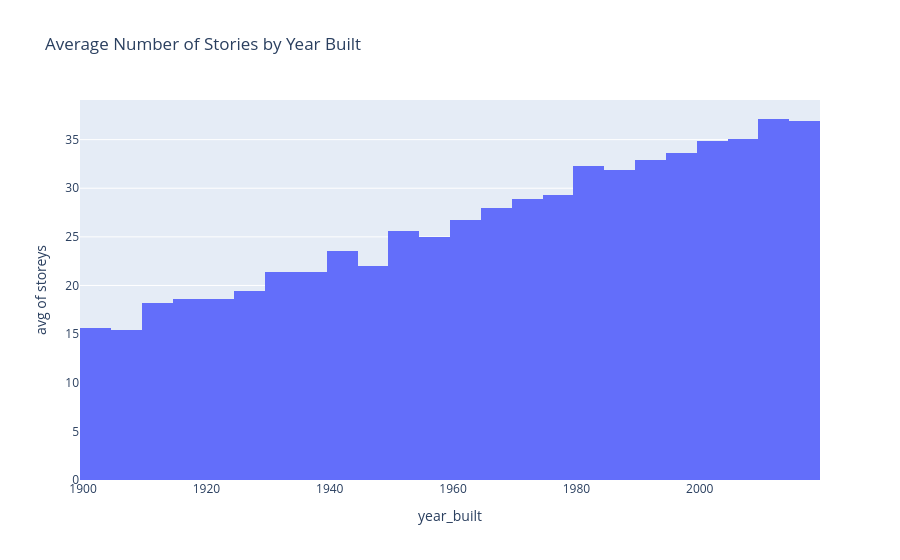

Notebook cell for this chart:
### Code cell
# plot average number of stories by year built
fig = px.histogram(df, x="year_built", y="storeys", histfunc="avg", title="Average Number of Stories by Year Built")
fig.show()

### Figure 1 — Plotly figure (JSON) as saved in the notebook; plotly's stock layout.template omitted (floating-point values rounded to 4 significant figures; data arrays with more than 128 entries replaced by an {"elided": "..."} marker saying what was removed)
{"data": [{"bingroup": "x", "histfunc": "avg", "hovertemplate": "year_built=%{x}<br>avg of storeys=%{y}<extra></extra>", "legendgroup": "", "marker": {"color": "#636efa", "pattern": {"shape": ""}}, "name": "", "orientation": "v", "showlegend": false, "type": "histogram", "x": {"elided": "5000 int values"}, "xaxis": "x", "y": {"elided": "5000 int values"}, "yaxis": "y"}], "layout": {"barmode": "relative", "legend": {"tracegroupgap": 0}, "title": {"text": "Average Number of Stories by Year Built"}, "xaxis": {"anchor": "y", "domain": [0, 1], "title": {"text": "year_built"}}, "yaxis": {"anchor": "x", "domain": [0, 1], "title": {"text": "avg of storeys"}}}}
